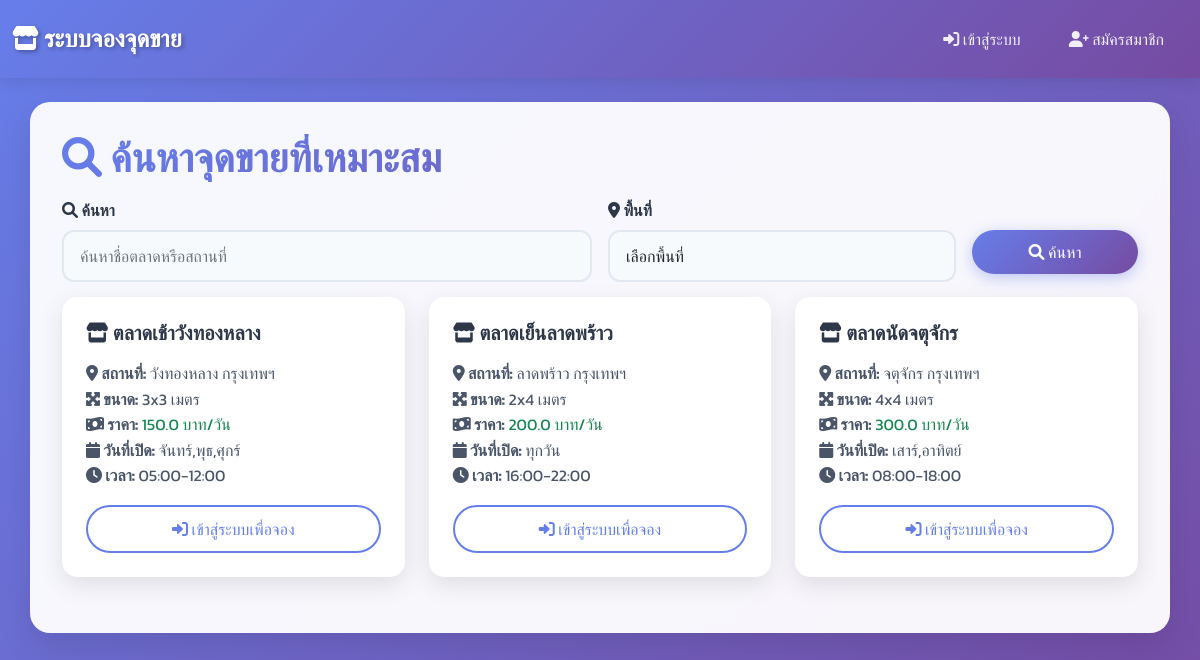
The page / on the database its author committed.
### tables this page shows
CREATE TABLE spaces
                 (id INTEGER PRIMARY KEY AUTOINCREMENT,
                  name TEXT NOT NULL,
                  location TEXT NOT NULL,
                  size TEXT NOT NULL,
                  price REAL NOT NULL,
                  available_days TEXT NOT NULL,
                  available_time TEXT NOT NULL,
                  amenities TEXT,
                  owner_id INTEGER, layout_data TEXT,
                  FOREIGN KEY (owner_id) REFERENCES users (id));

### app.py (the view)
@app.route('/')
def index():
    conn = sqlite3.connect('database.db')
    c = conn.cursor()
    search = request.args.get('search', '')
    location_filter = request.args.get('location', '')
    query = "SELECT * FROM spaces WHERE 1=1"
    params = []
    if search:
        query += " AND (name LIKE ? OR location LIKE ?)"
        params.extend([f'%{search}%', f'%{search}%'])
    if location_filter:
        query += " AND location LIKE ?"
        params.append(f'%{location_filter}%')
    c.execute(query, params)
    spaces = c.fetchall()
    conn.close()
    return render_template('index.html', spaces=spaces)

### templates/index.html (shortened to what this page needs)
{% extends "base.html" %}
{% block content %}
<div class="row">
    <div class="col-12">
        <h1><i class="fas fa-search"></i> ค้นหาจุดขายที่เหมาะสม</h1>
        <div class="search-form">
            <form method="GET" class="row g-3">
                <div class="col-md-6">
                    <label for="search" class="form-label">
                        <i class="fas fa-search"></i> ค้นหา
                    </label>
                    <input type="text" class="form-control" id="search" name="search"
                           placeholder="ค้นหาชื่อตลาดหรือสถานที่" value="{{ request.args.get('search', '') }}">
                </div>
                <div class="col-md-4">
                    <label for="location" class="form-label">
                        <i class="fas fa-map-marker-alt"></i> พื้นที่
                    </label>
                    <select class="form-select" id="location" name="location">
                        <option value="">เลือกพื้นที่</option>
                    </select>
                </div>
                <div class="col-md-2">
                    <label class="form-label">&nbsp;</label>
                    <button type="submit" class="btn btn-primary w-100">
                        <i class="fas fa-search"></i> ค้นหา
                    </button>
                </div>
            </form>
        </div>
    </div>
</div>
<div class="row">
    {% for space in spaces %}
    <div class="col-md-6 col-lg-4 mb-4">
        <div class="card">
            <div class="card-body">
                <h5 class="card-title"><i class="fas fa-store"></i> {{ space[1] }}</h5>
                <p class="card-text">
                    <strong><i class="fas fa-map-marker-alt"></i> สถานที่:</strong> {{ space[2] }}<br>
                    <strong><i class="fas fa-expand-arrows-alt"></i> ขนาด:</strong> {{ space[3] }}<br>
                    <strong><i class="fas fa-money-bill-wave"></i> ราคา:</strong> <span class="text-success">{{ space[4] }} บาท/วัน</span><br>
                    <strong><i class="fas fa-calendar"></i> วันที่เปิด:</strong> {{ space[5] }}<br>
                    <strong><i class="fas fa-clock"></i> เวลา:</strong> {{ space[6] }}
                </p>
                {% if session.user_id %}
                    <a href="{{ url_for('booking', space_id=space[0]) }}" class="btn btn-success w-100">
                        <i class="fas fa-shopping-cart"></i> จองเลย
                    </a>
                {% else %}
                    <a href="{{ url_for('login') }}" class="btn btn-outline-primary w-100">
                        <i class="fas fa-sign-in-alt"></i> เข้าสู่ระบบเพื่อจอง
                    </a>
                {% endif %}
            </div>
        </div>
    </div>
    {% endfor %}
</div>
{% endblock %}

### templates/base.html (shortened to what this page needs)
<!DOCTYPE html>
<html lang="th">
<head>
    <link href="https://cdn.jsdelivr.net/npm/bootstrap@5.1.3/dist/css/bootstrap.min.css" rel="stylesheet">
    <link rel="stylesheet" href="https://cdnjs.cloudflare.com/ajax/libs/font-awesome/6.0.0/css/all.min.css">
    <link rel="stylesheet" href="{{ url_for('static', filename='style.css') }}">
</head>
<body>
    <nav class="navbar navbar-expand-lg navbar-dark">
        <div class="container-fluid">
            <a class="navbar-brand" href="{{ url_for('index') }}">
                <i class="fas fa-store"></i> ระบบจองจุดขาย
            </a>
            <div class="collapse navbar-collapse" id="navbarNav">
                <div class="navbar-nav ms-auto">
                    {% if session.user_id %}
                        <a class="nav-link" href="{{ url_for('index') }}">
                            <i class="fas fa-home"></i> หน้าหลัก
                        </a>
                        <a class="nav-link" href="{{ url_for('my_bookings') }}">
                            <i class="fas fa-calendar-check"></i> การจองของฉัน
                        </a>
                        <a class="nav-link" href="{{ url_for('manage_spaces') }}">
                            <i class="fas fa-cog"></i> จัดการสถานที่
                        </a>
                        <span class="nav-link">
                            <i class="fas fa-user"></i> สวัสดี {{ session.user_name }}
                        </span>
                        <a class="nav-link" href="{{ url_for('logout') }}">
                            <i class="fas fa-sign-out-alt"></i> ออกจากระบบ
                        </a>
                    {% else %}
                        <a class="nav-link" href="{{ url_for('login') }}">
                            <i class="fas fa-sign-in-alt"></i> เข้าสู่ระบบ
                        </a>
                        <a class="nav-link" href="{{ url_for('register') }}">
                            <i class="fas fa-user-plus"></i> สมัครสมาชิก
                        </a>
                    {% endif %}
                </div>
            </div>
        </div>
    </nav>
    <div class="container mt-4">
        {% block content %}{% endblock %}
    </div>
</body>
</html>

### static/style.css (style rules this page uses)
* { margin: 0; padding: 0; box-sizing: border-box; }
body { font-family: 'Kanit', sans-serif; background: linear-gradient(135deg, #667eea 0%, #764ba2 100%); min-height: 100vh; color: #333; }
.navbar { background: linear-gradient(135deg, #667eea 0%, #764ba2 100%) !important; box-shadow: 0 4px 15px rgba(0, 0, 0, 0.1); padding: 1rem 0; }
.navbar-brand { font-weight: 700; font-size: 1.5rem; color: white !important; text-shadow: 2px 2px 4px rgba(0, 0, 0, 0.3); }
.navbar-nav .nav-link { color: rgba(255, 255, 255, 0.9) !important; font-weight: 500; margin: 0 0.5rem; transition: all 0.3s ease; border-radius: 20px; padding: 8px 16px !important; }
.container { background: rgba(255, 255, 255, 0.95); border-radius: 20px; box-shadow: 0 15px 35px rgba(0, 0, 0, 0.1); padding: 2rem; margin-top: 2rem; margin-bottom: 2rem; backdrop-filter: blur(10px); }
.card { border: none; border-radius: 15px; box-shadow: 0 8px 25px rgba(0, 0, 0, 0.1); transition: all 0.3s ease; overflow: hidden; background: white; margin-top: 15px; }
.card-body { padding: 1.5rem; }
.card-title { color: #2d3748; font-weight: 600; margin-bottom: 1rem; font-size: 1.25rem; }
.card-text { color: #4a5568; line-height: 1.6; margin-bottom: 1rem; }
.btn { border-radius: 25px; font-weight: 500; padding: 10px 24px; transition: all 0.3s ease; border: none; position: relative; overflow: hidden; }
.btn::before { content: ''; position: absolute; top: 0; left: -100%; width: 100%; height: 100%; background: linear-gradient(90deg, transparent, rgba(255, 255, 255, 0.2), transparent); transition: left 0.5s; }
.btn-primary { background: linear-gradient(135deg, #667eea 0%, #764ba2 100%); color: white; box-shadow: 0 4px 15px rgba(102, 126, 234, 0.4); }
.btn-outline-primary { border: 2px solid #667eea; color: #667eea; background: transparent; }
.form-control, .form-select { border: 2px solid #e2e8f0; border-radius: 12px; padding: 12px 16px; transition: all 0.3s ease; background: #f7fafc; }
.form-label { font-weight: 600; color: #2d3748; margin-bottom: 0.5rem; }
h1, h2, h3, h4, h5, h6 { color: #2d3748; font-weight: 600; margin-bottom: 1rem; }
h1 { background: linear-gradient(135deg, #667eea 0%, #764ba2 100%); -webkit-background-clip: text; -webkit-text-fill-color: transparent; background-clip: text; font-weight: 700; }
.card { animation: fadeInUp 0.6s ease; }

### rows shown on the page
spaces: name "ตลาดเช้าวังทองหลาง", location "วังทองหลาง กรุงเทพฯ", size "3x3 เมตร", price "150.0", available_days "จันทร์,พุธ,ศุกร์", available_time "05:00-12:00"
spaces: name "ตลาดเย็นลาดพร้าว", location "ลาดพร้าว กรุงเทพฯ", size "2x4 เมตร", price "200.0", available_days "ทุกวัน", available_time "16:00-22:00"
spaces: name "ตลาดนัดจตุจักร", location "จตุจักร กรุงเทพฯ", size "4x4 เมตร", price "300.0", available_days "เสาร์,อาทิตย์", available_time "08:00-18:00"
